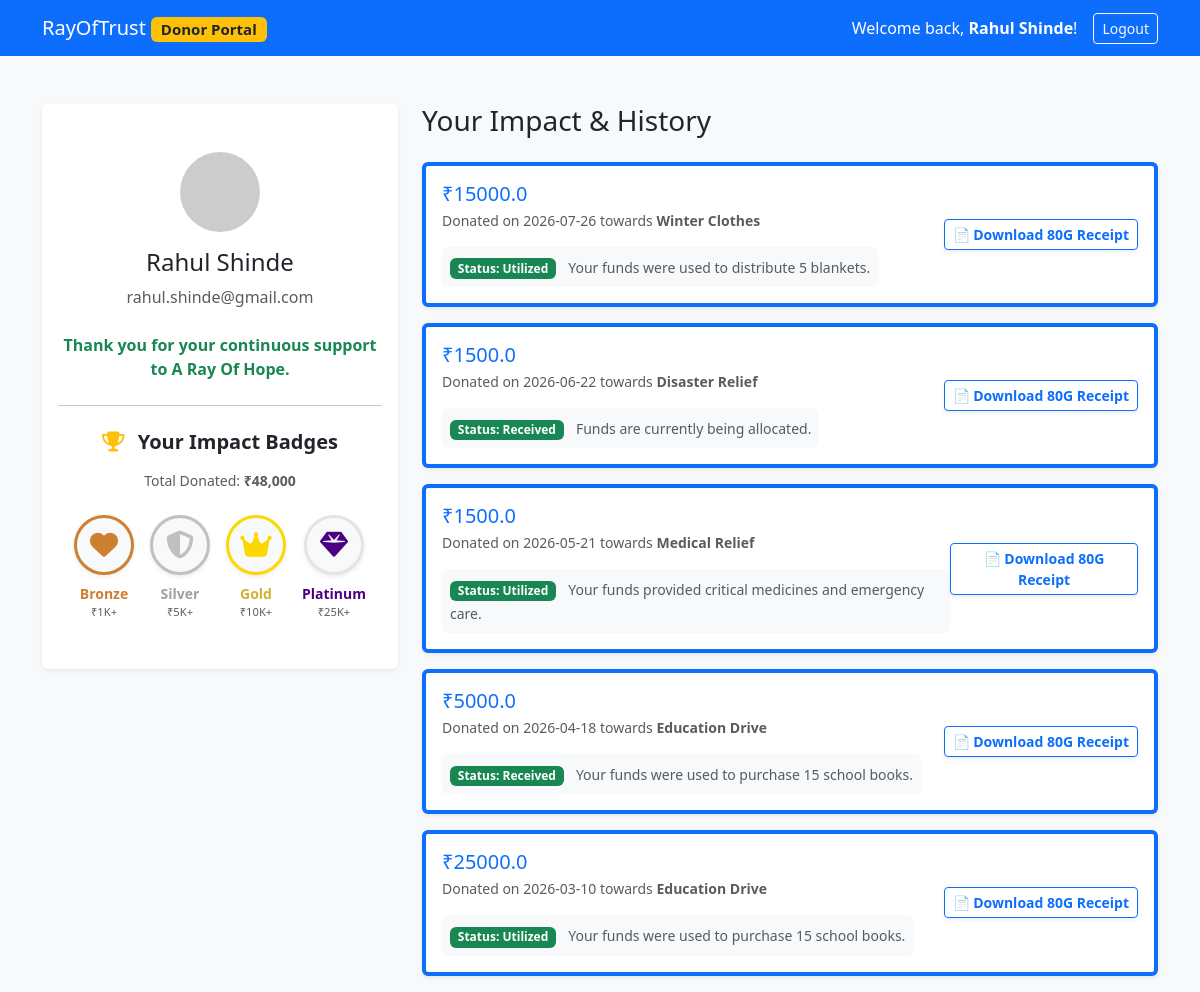
Page /donor (signed in) on the committed database.
### tables this page shows
CREATE TABLE users (
        id INTEGER PRIMARY KEY AUTOINCREMENT,
        name TEXT NOT NULL,
        email TEXT UNIQUE NOT NULL,
        phone TEXT,
        password_hash TEXT,
        role TEXT NOT NULL DEFAULT 'donor'
    );

CREATE TABLE donations (
        id INTEGER PRIMARY KEY AUTOINCREMENT,
        donor_id INTEGER,
        amount REAL NOT NULL,
        date TEXT NOT NULL,
        purpose TEXT NOT NULL,
        status TEXT NOT NULL DEFAULT 'Received',
        impact_details TEXT,
        FOREIGN KEY (donor_id) REFERENCES users(id)
    );

### app.py (the view)
@app.route('/donor')
def donor_portal():
    donor_id = session.get('donor_id')
    if not donor_id:
        return redirect(url_for('donor_login'))
    db = get_db()
    cursor = db.cursor()
    cursor.execute('SELECT * FROM users WHERE id = ?', (donor_id,))
    donor = cursor.fetchone()
    cursor.execute('SELECT * FROM donations WHERE donor_id = ? ORDER BY date DESC', (donor_id,))
    donations = cursor.fetchall()
    total_donated = sum(float(d['amount']) for d in donations)
    return render_template('donor.html', donor=donor, donations=donations, total_donated=total_donated)

### app.py (called while the page is built)
def get_db():
    db = getattr(g, '_database', None)
    if db is None:
        db = g._database = sqlite3.connect(DATABASE)
        db.row_factory = sqlite3.Row
    return db

@app.teardown_appcontext
def close_connection(exception):
    db = getattr(g, '_database', None)
    if db is not None:
        db.close()

### templates/donor.html (shortened to what this page needs)
<!DOCTYPE html>
<html lang="en">
<head>
    <link href="https://cdn.jsdelivr.net/npm/bootstrap@5.3.0/dist/css/bootstrap.min.css" rel="stylesheet">
    <link rel="stylesheet" href="https://cdnjs.cloudflare.com/ajax/libs/font-awesome/6.4.0/css/all.min.css">
</head>
<body class="bg-light">
    <nav class="navbar navbar-expand-lg navbar-dark bg-primary">
        <div class="container">
            <a class="navbar-brand" href="/">RayOfTrust <span class="badge bg-warning text-dark">Donor Portal</span></a>
            <div class="d-flex text-white align-items-center">
                <span class="me-3">Welcome back, <strong>{{ donor.name }}</strong>!</span>
                <a href="/logout" class="btn btn-outline-light btn-sm">Logout</a>
            </div>
        </div>
    </nav>
    <div class="container mt-5">
        <div class="row">
            <div class="col-md-4 mb-4">
                <div class="card shadow-sm border-0 bg-white">
                    <div class="card-body text-center py-5">
                        <img src="https://ui-avatars.com/api/?name={{ donor.name }}&background=0D8ABC&color=fff&size=100" class="rounded-circle mb-3" alt="Profile">
                        <h4>{{ donor.name }}</h4>
                        <p class="text-muted">{{ donor.email }}</p>
                        <p class="mt-4 mb-0 text-success fw-bold">Thank you for your continuous support to A Ray Of Hope.</p>
                        <hr class="my-4">
                        <h5 class="fw-bold mb-3"><i class="fa-solid fa-trophy text-warning me-2"></i> Your Impact Badges</h5>
                        <p class="small text-muted mb-4">Total Donated: <strong>₹{{ "{:,.0f}".format(total_donated) }}</strong></p>
                        <div class="d-flex flex-wrap justify-content-center gap-3">
                            <div class="text-center" style="opacity: {{ '1' if total_donated >= 1000 else '0.2' }}; filter: {{ 'none' if total_donated >= 1000 else 'grayscale(100%)' }}; transition: all 0.3s;">
                                <div class="bg-light rounded-circle d-flex align-items-center justify-content-center mx-auto mb-2 shadow-sm" style="width: 60px; height: 60px; border: 3px solid #cd7f32;">
                                    <i class="fa-solid fa-heart fs-3" style="color: #cd7f32;"></i>
                                </div>
                                <div class="small fw-bold" style="color: #cd7f32;">Bronze</div>
                                <div style="font-size: 0.7rem;" class="text-muted">₹1K+</div>
                            </div>
                            <div class="text-center" style="opacity: {{ '1' if total_donated >= 5000 else '0.2' }}; filter: {{ 'none' if total_donated >= 5000 else 'grayscale(100%)' }}; transition: all 0.3s;">
                                <div class="bg-light rounded-circle d-flex align-items-center justify-content-center mx-auto mb-2 shadow-sm" style="width: 60px; height: 60px; border: 3px solid #c0c0c0;">
                                    <i class="fa-solid fa-shield-halved fs-3" style="color: #c0c0c0;"></i>
                                </div>
                                <div class="small fw-bold" style="color: #a0a0a0;">Silver</div>
                                <div style="font-size: 0.7rem;" class="text-muted">₹5K+</div>
                            </div>
                            <div class="text-center" style="opacity: {{ '1' if total_donated >= 10000 else '0.2' }}; filter: {{ 'none' if total_donated >= 10000 else 'grayscale(100%)' }}; transition: all 0.3s;">
                                <div class="bg-light rounded-circle d-flex align-items-center justify-content-center mx-auto mb-2 shadow-sm" style="width: 60px; height: 60px; border: 3px solid #ffd700;">
                                    <i class="fa-solid fa-crown fs-3" style="color: #ffd700;"></i>
                                </div>
                                <div class="small fw-bold" style="color: #d4af37;">Gold</div>
                                <div style="font-size: 0.7rem;" class="text-muted">₹10K+</div>
                            </div>
                            <div class="text-center" style="opacity: {{ '1' if total_donated >= 25000 else '0.2' }}; filter: {{ 'none' if total_donated >= 25000 else 'grayscale(100%)' }}; transition: all 0.3s;">
                                <div class="bg-light rounded-circle d-flex align-items-center justify-content-center mx-auto mb-2 shadow-sm" style="width: 60px; height: 60px; border: 3px solid #e5e4e2;">
                                    <i class="fa-solid fa-gem fs-3" style="color: #4b0082;"></i>
                                </div>
                                <div class="small fw-bold" style="color: #4b0082;">Platinum</div>
                                <div style="font-size: 0.7rem;" class="text-muted">₹25K+</div>
                            </div>
                        </div>
                    </div>
                </div>
            </div>
            <div class="col-md-8">
                <h3 class="mb-4">Your Impact & History</h3>
                {% for d in donations %}
                <div class="card shadow-sm mb-3 border-start border-primary border-4">
                    <div class="card-body d-flex justify-content-between align-items-center">
                        <div>
                            <h5 class="mb-1 text-primary">₹{{ d.amount }}</h5>
                            <p class="mb-0 text-muted small">Donated on {{ d.date }} towards <strong>{{ d.purpose }}</strong></p>
                            <div class="mt-3 bg-light p-2 rounded">
                                <span class="badge bg-success">Status: {{ d.status }}</span>
                                <small class="ms-2 text-muted">
                                    {% if d.impact_details %}
                                    <i class="fa-solid fa-arrow-right text-success me-1"></i> <span class="fw-bold text-dark">{{ d.impact_details }}</span>
                                    {% else %}
                                        {% if d.purpose == 'Education Drive' %}
                                        Your funds were used to purchase 15 school books.
                                        {% elif d.purpose == 'Winter Clothes' %}
                                        Your funds were used to distribute 5 blankets.
                                        {% elif d.purpose == 'Hunger Relief' %}
                                        Your funds provided 20 hot meals to families in need.
                                        {% elif d.purpose == 'Clean Water' %}
                                        Your funds were used to install a new community water filter.
                                        {% elif d.purpose == 'Women Empowerment' %}
                                        Your funds sponsored a vocational training workshop.
                                        {% elif d.purpose == 'Orphanage Support' %}
                                        Your funds provided essential supplies and care for orphaned children.
                                        {% elif d.purpose == 'Medical Relief' %}
                                        Your funds provided critical medicines and emergency care.
                                        {% else %}
                                        Funds are currently being allocated.
                                        {% endif %}
                                    {% endif %}
                                </small>
                            </div>
                        </div>
                        <div class="text-end">
                            <a href="/receipt/{{ d.id }}" target="_blank" class="btn btn-sm btn-outline-primary fw-bold shadow-sm">
                                📄 Download 80G Receipt
                            </a>
                        </div>
                    </div>
                </div>
                {% else %}
                <div class="alert alert-info shadow-sm">
                    You have not made any donations yet. <a href="/">Click here to donate.</a>
                </div>
                {% endfor %}
            </div>
        </div>
    </div>
</body>
</html>

### rows in the picture
users: name "Rahul Shinde", email "rahul.shinde@gmail.com"
donations: amount "15000.0", date "2026-07-26", purpose "Winter Clothes", status "Utilized", shows "Your funds were used to distribute 5 blankets."
donations: amount "1500.0", date "2026-06-22", purpose "Disaster Relief", status "Received", shows "Funds are currently being allocated."
donations: amount "1500.0", date "2026-05-21", purpose "Medical Relief", status "Utilized", shows "Your funds provided critical medicines and emergency care."
donations: amount "5000.0", date "2026-04-18", purpose "Education Drive", status "Received", shows "Your funds were used to purchase 15 school books."
donations: amount "25000.0", date "2026-03-10", purpose "Education Drive", status "Utilized", shows "Your funds were used to purchase 15 school books."

### other values in the picture
{{ "{:,.0f}".format(total_donated) }} "48,000"
